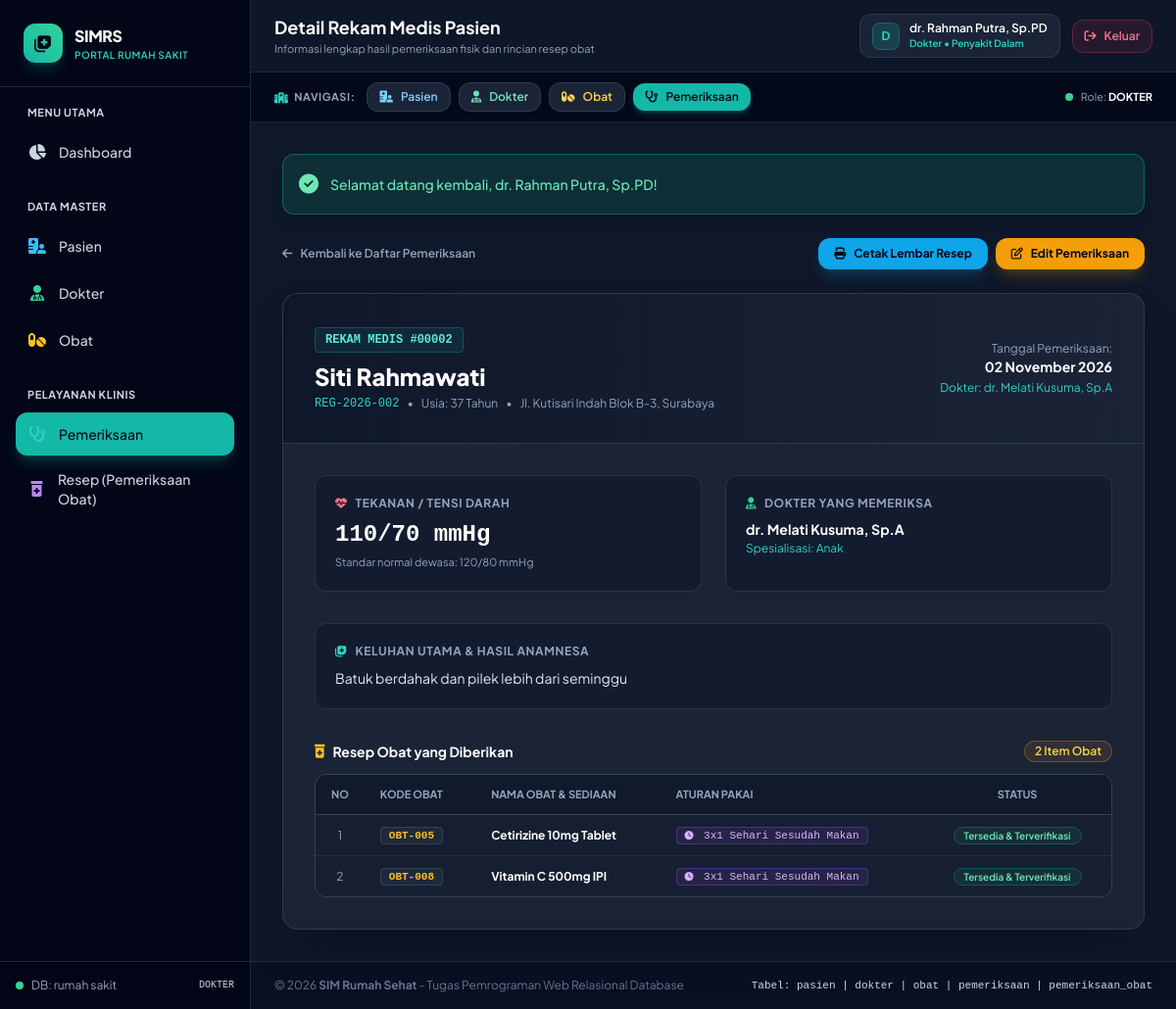
/tugas_obat/pemeriksaan_detail.php?id=2 (signed in), run on the app's committed database.
### tables this page shows
CREATE TABLE `pemeriksaan` (
  `id` int(5) NOT NULL AUTO_INCREMENT,
  `id_pasien` int(5) NOT NULL,
  `id_dokter` int(5) NOT NULL,
  `tgl_periksa` date NOT NULL,
  `keluhan` varchar(255) NOT NULL,
  `tensi_darah` varchar(255) NOT NULL,
  PRIMARY KEY (`id`),
  KEY `id_pasien` (`id_pasien`),
  KEY `id_dokter` (`id_dokter`),
  CONSTRAINT `fk_pemeriksaan_pasien` FOREIGN KEY (`id_pasien`) REFERENCES `pasien` (`id`) ON DELETE CASCADE ON UPDATE CASCADE,
  CONSTRAINT `fk_pemeriksaan_dokter` FOREIGN KEY (`id_dokter`) REFERENCES `dokter` (`id`) ON DELETE CASCADE ON UPDATE CASCADE
);

CREATE TABLE `pasien` (
  `id` int(5) NOT NULL AUTO_INCREMENT,
  `no_registrasi` varchar(255) NOT NULL,
  `nama_pasien` varchar(255) NOT NULL,
  `alamat` varchar(255) NOT NULL,
  `tgl_lahir` date NOT NULL,
  `keluhan` varchar(255) NOT NULL DEFAULT '',
  `tensi_darah` varchar(255) NOT NULL DEFAULT '',
  PRIMARY KEY (`id`)
);

CREATE TABLE `dokter` (
  `id` int(5) NOT NULL AUTO_INCREMENT,
  `username` varchar(255) NOT NULL,
  `password` varchar(255) NOT NULL,
  `nama_dokter` varchar(255) NOT NULL,
  `alamat` varchar(255) NOT NULL,
  `tgl_lahir` date NOT NULL,
  `jenis` varchar(255) NOT NULL,
  `spesialis` varchar(255) NOT NULL,
  PRIMARY KEY (`id`),
  UNIQUE KEY `username` (`username`)
);

CREATE TABLE `pemeriksaan_obat` (
  `id` int(5) NOT NULL AUTO_INCREMENT,
  `id_pemeriksaan` int(5) NOT NULL,
  `id_id_obat` int(5) NOT NULL,
  `aturan_pakai` varchar(255) NOT NULL DEFAULT '3x1 Sehari Sesudah Makan',
  PRIMARY KEY (`id`),
  KEY `id_pemeriksaan` (`id_pemeriksaan`),
  KEY `id_id_obat` (`id_id_obat`),
  CONSTRAINT `fk_pemeriksaan_obat_pemeriksaan` FOREIGN KEY (`id_pemeriksaan`) REFERENCES `pemeriksaan` (`id`) ON DELETE CASCADE ON UPDATE CASCADE,
  CONSTRAINT `fk_pemeriksaan_obat_obat` FOREIGN KEY (`id_id_obat`) REFERENCES `obat` (`id`) ON DELETE CASCADE ON UPDATE CASCADE
);

CREATE TABLE `obat` (
  `id` int(5) NOT NULL AUTO_INCREMENT,
  `kode_obat` varchar(255) NOT NULL,
  `nama_obat` varchar(255) NOT NULL,
  PRIMARY KEY (`id`),
  UNIQUE KEY `kode_obat` (`kode_obat`)
);

### tugas_obat/koneksi.php (called while the page is built, shortened)
<?php
function tgl_indo($tanggal) {
    $bulan = [
        1 => 'Januari', 'Februari', 'Maret', 'April', 'Mei', 'Juni',
        'Juli', 'Agustus', 'September', 'Oktober', 'November', 'Desember'
    ];
    $pecahkan = explode('-', $tanggal);
    return $pecahkan[2] . ' ' . $bulan[(int)$pecahkan[1]] . ' ' . $pecahkan[0];
}
?>

### tugas_obat/pemeriksaan_detail.php (the view, shortened to what this page needs)
<?php
include __DIR__ . '/header.php';
$id = (int)($_GET['id'] ?? 0);
$query = "
    SELECT
        p.*,
        pas.nama_pasien,
        pas.no_registrasi,
        pas.alamat AS alamat_pasien,
        pas.tgl_lahir AS tgl_lahir_pasien,
        dok.nama_dokter,
        dok.spesialis,
        dok.alamat AS alamat_dokter
    FROM pemeriksaan p
    JOIN pasien pas ON p.id_pasien = pas.id
    JOIN dokter dok ON p.id_dokter = dok.id
    WHERE p.id = $id
    LIMIT 1
";
$res = mysqli_query($koneksi, $query);
$data = mysqli_fetch_assoc($res);
$query_obat = "
    SELECT
        po.id AS id_pemeriksaan_obat,
        po.aturan_pakai,
        o.id AS id_obat,
        o.kode_obat,
        o.nama_obat
    FROM pemeriksaan_obat po
    JOIN obat o ON po.id_id_obat = o.id
    WHERE po.id_pemeriksaan = $id
    ORDER BY o.nama_obat ASC
";
$res_obat = mysqli_query($koneksi, $query_obat);
$total_obat = mysqli_num_rows($res_obat);
$tgl_lahir = new DateTime($data['tgl_lahir_pasien']);
$today = new DateTime($data['tgl_periksa']);
$usia = $tgl_lahir->diff($today)->y;
?>
<div class="max-w-4xl mx-auto space-y-6">
    <div class="flex flex-col sm:flex-row items-start sm:items-center justify-between gap-4">
        <a href="pemeriksaan.php" class="inline-flex items-center gap-2 text-xs font-semibold text-slate-400 hover:text-white transition-colors">
            <i class="fa-solid fa-arrow-left"></i>
            <span>Kembali ke Daftar Pemeriksaan</span>
        </a>
        <div class="flex items-center gap-2">
            <a href="pemeriksaan_cetak.php?id=<?= $id ?>" target="_blank"
               class="px-4 py-2 rounded-xl bg-sky-500 hover:bg-sky-600 text-slate-950 font-bold text-xs shadow-lg shadow-sky-500/20 flex items-center gap-2">
                <i class="fa-solid fa-print"></i>
                <span>Cetak Lembar Resep</span>
            </a>
            <a href="pemeriksaan_edit.php?id=<?= $id ?>"
               class="px-4 py-2 rounded-xl bg-amber-500 hover:bg-amber-600 text-slate-950 font-bold text-xs shadow-lg shadow-amber-500/20 flex items-center gap-2">
                <i class="fa-regular fa-pen-to-square"></i>
                <span>Edit Pemeriksaan</span>
            </a>
        </div>
    </div>
    <div class="bg-slate-800/80 border border-slate-700/80 rounded-2xl shadow-2xl overflow-hidden">
        <div class="p-6 md:p-8 bg-gradient-to-r from-slate-900 to-slate-850 border-b border-slate-700/80 flex flex-col md:flex-row md:items-center justify-between gap-4">
            <div>
                <span class="inline-block px-2.5 py-1 rounded bg-teal-500/10 border border-teal-500/30 text-teal-300 font-mono text-xs font-bold mb-2">
                    REKAM MEDIS #<?= str_pad($data['id'], 5, '0', STR_PAD_LEFT) ?>
                </span>
                <h2 class="text-xl md:text-2xl font-black text-white"><?= htmlspecialchars($data['nama_pasien']) ?></h2>
                <p class="text-xs text-slate-400 mt-1 flex items-center gap-2">
                    <span class="font-mono text-teal-400"><?= htmlspecialchars($data['no_registrasi']) ?></span>
                    <span>&bull;</span>
                    <span>Usia: <?= $usia ?> Tahun</span>
                    <span>&bull;</span>
                    <span><?= htmlspecialchars($data['alamat_pasien']) ?></span>
                </p>
            </div>
            <div class="text-left md:text-right">
                <div class="text-xs text-slate-400">Tanggal Pemeriksaan:</div>
                <div class="text-sm font-bold text-white"><?= tgl_indo($data['tgl_periksa']) ?></div>
                <div class="text-xs text-teal-400 mt-1">Dokter: <?= htmlspecialchars($data['nama_dokter']) ?></div>
            </div>
        </div>
        <div class="p-6 md:p-8 space-y-8">
            <div class="grid grid-cols-1 md:grid-cols-2 gap-6">
                <div class="p-5 rounded-xl bg-slate-900/60 border border-slate-700/60">
                    <div class="text-xs font-bold uppercase tracking-wider text-slate-400 mb-2 flex items-center gap-2">
                        <i class="fa-solid fa-heart-pulse text-rose-400"></i>
                        <span>Tekanan / Tensi Darah</span>
                    </div>
                    <div class="text-2xl font-extrabold text-white font-mono"><?= htmlspecialchars($data['tensi_darah']) ?></div>
                    <div class="text-[11px] text-slate-400 mt-1">Standar normal dewasa: 120/80 mmHg</div>
                </div>
                <div class="p-5 rounded-xl bg-slate-900/60 border border-slate-700/60">
                    <div class="text-xs font-bold uppercase tracking-wider text-slate-400 mb-2 flex items-center gap-2">
                        <i class="fa-solid fa-user-doctor text-emerald-400"></i>
                        <span>Dokter yang Memeriksa</span>
                    </div>
                    <div class="text-sm font-bold text-white"><?= htmlspecialchars($data['nama_dokter']) ?></div>
                    <div class="text-xs text-teal-400 mt-0.5">Spesialisasi: <?= htmlspecialchars($data['spesialis']) ?></div>
                </div>
            </div>
            <div class="p-5 rounded-xl bg-slate-900/60 border border-slate-700/60">
                <div class="text-xs font-bold uppercase tracking-wider text-slate-400 mb-2 flex items-center gap-2">
                    <i class="fa-solid fa-notes-medical text-teal-400"></i>
                    <span>Keluhan Utama & Hasil Anamnesa</span>
                </div>
                <p class="text-sm text-slate-200 leading-relaxed whitespace-pre-line"><?= htmlspecialchars($data['keluhan']) ?></p>
            </div>
            <div>
                <div class="flex items-center justify-between mb-3">
                    <h3 class="text-sm font-bold text-white flex items-center gap-2">
                        <i class="fa-solid fa-prescription-bottle-medical text-amber-400"></i>
                        <span>Resep Obat yang Diberikan</span>
                    </h3>
                    <span class="text-xs px-2.5 py-0.5 rounded-full bg-amber-500/10 border border-amber-500/30 text-amber-300 font-semibold">
                        <?= $total_obat ?> Item Obat
                    </span>
                </div>
                <div class="rounded-xl border border-slate-700 overflow-hidden">
                    <table class="w-full text-left text-xs">
                        <thead>
                            <tr class="bg-slate-900/80 text-slate-400 uppercase text-[11px] font-semibold border-b border-slate-700">
                                <th class="py-3 px-4 w-12 text-center">No</th>
                                <th class="py-3 px-4">Kode Obat</th>
                                <th class="py-3 px-4">Nama Obat & Sediaan</th>
                                <th class="py-3 px-4">Aturan Pakai</th>
                                <th class="py-3 px-4 text-center">Status</th>
                            </tr>
                        </thead>
                        <tbody class="divide-y divide-slate-700/50 bg-slate-900/40">
                            <?php if ($total_obat > 0):
                                $no_o = 1;
                                while ($ob = mysqli_fetch_assoc($res_obat)):
                            ?>
                                <tr class="hover:bg-slate-800/40">
                                    <td class="py-3 px-4 text-center text-slate-400"><?= $no_o++ ?></td>
                                    <td class="py-3 px-4">
                                        <span class="px-2 py-0.5 rounded bg-slate-800 text-amber-400 font-mono font-bold text-[11px] border border-slate-700">
                                            <?= htmlspecialchars($ob['kode_obat']) ?>
                                        </span>
                                    </td>
                                    <td class="py-3 px-4">
                                        <div class="font-bold text-white"><?= htmlspecialchars($ob['nama_obat']) ?></div>
                                    </td>
                                    <td class="py-3 px-4">
                                        <span class="px-2 py-0.5 rounded bg-purple-500/10 border border-purple-500/30 text-purple-300 font-mono text-[11px]">
                                            <i class="fa-solid fa-clock text-[9px] mr-1"></i>
                                            <?= htmlspecialchars(!empty($ob['aturan_pakai']) ? $ob['aturan_pakai'] : '3x1 Sehari Sesudah Makan') ?>
                                        </span>
                                    </td>
                                    <td class="py-3 px-4 text-center">
                                        <span class="px-2.5 py-0.5 rounded-full bg-emerald-500/10 border border-emerald-500/30 text-emerald-300 text-[10px] font-semibold">
                                            Tersedia & Terverifikasi
                                        </span>
                                    </td>
                                </tr>
                            <?php endwhile; ?>
                            <?php endif; ?>
                        </tbody>
                    </table>
                </div>
            </div>
        </div>
    </div>
</div>
<?php include __DIR__ . '/footer.php'; ?>

### tugas_obat/header.php (style rules this page uses)
body { font-family: 'Plus Jakarta Sans', sans-serif; }

### data on the page
pemeriksaan: id "00002", id_pasien.nama_pasien "Siti Rahmawati", id_pasien.no_registrasi "REG-2026-002", usia "37", id_pasien.alamat "Jl. Kutisari Indah Blok B-3, Surabaya", tgl_periksa "02 November 2026", id_dokter.nama_dokter "dr. Melati Kusuma, Sp.A", tensi_darah "110/70 mmHg", id_dokter.spesialis "Anak", keluhan "Batuk berdahak dan pilek lebih dari seminggu"
pemeriksaan_obat: id_id_obat.kode_obat "OBT-005", id_id_obat.nama_obat "Cetirizine 10mg Tablet", aturan_pakai "3x1 Sehari Sesudah Makan"
pemeriksaan_obat: id_id_obat.kode_obat "OBT-008", id_id_obat.nama_obat "Vitamin C 500mg IPI", aturan_pakai "3x1 Sehari Sesudah Makan"

### other printed values
$user['role'] "DOKTER"
$page_title "Detail Rekam Medis Pasien"
$page_subtitle "Informasi lengkap hasil pemeriksaan fisik dan rincian resep obat"
substr($user['nama_user'], 0, 1) "D"
$user['nama_user'] "dr. Rahman Putra, Sp.PD"
$role_label "Dokter"
$user['spesialis'] "Penyakit Dalam"
$flash['message'] "Selamat datang kembali, dr. Rahman Putra, Sp.PD!"
$total_obat "2"
